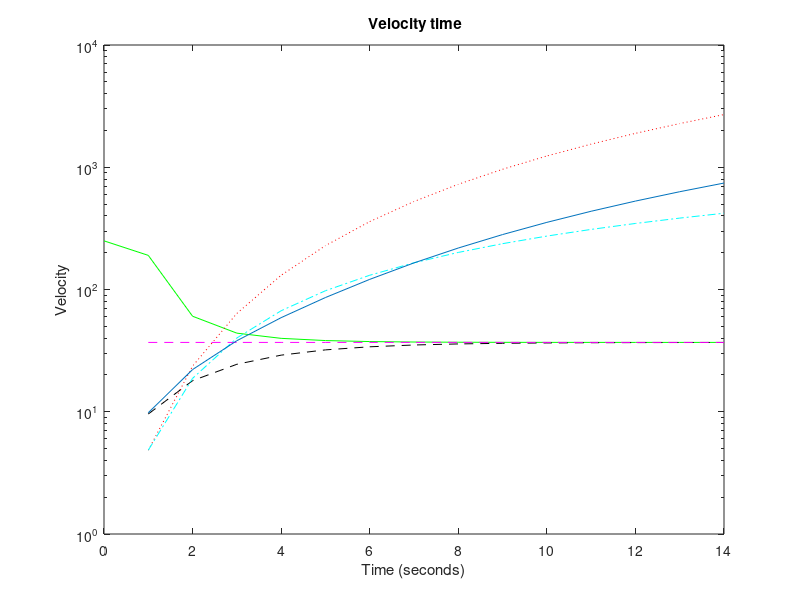

Source code (MATLAB):
clear all;
close all;
clc

p = 1.2;    
A = 0.09;   % Cross Sec Area
cw = 0.4;   % Numerial Drag Co-efficient
k = 0.0216;  %0.25 %0.0216
g = 9.81;     
m = 3;      % Mass of projectile
v(1) = 250; 
z(1) = 0;
z1(1)= 0;
v1(1)=0;

for t = 1:1:14
    v1(t+1)=abs(-sqrt((g*m)/k)*tanh(sqrt(k*g/m)*t));  %analytical 
    v(t+1) = abs(v(t) + 1* (g-(k/m)*v(t)*abs(v(t))));    %euler

    z1(t+1) = abs((-m/k)*log(cosh(t*sqrt(k*g/m))));%analytical
    z(t+1) = abs(z(t)+1*m/k*log(cosh(t*sqrt(k*g/m))));%euler
    
    VT(t+1) = sqrt((m*g)/k);%terminal velocity
    
    z1(t+1) = abs((-m/k)*log(cosh(t*sqrt(k*g/m))));%analytical
    
     T1 = sqrt(m/k*g)*acosh(exp(z*k/m));%time for highiest point
     
     
     T2 = sqrt(m/k*g)*acosh(exp(-z*k/m));%time to reach the surface
    
    
    
    end
t = 0:14;

semilogy(t,v,'g',t,v1,'k--',t,z,'r:',t,z1,'c-.',t,VT,'m--',t,T1,t,T2)

xlabel('Time (seconds)')
ylabel('Velocity')
title(' Velocity time')
